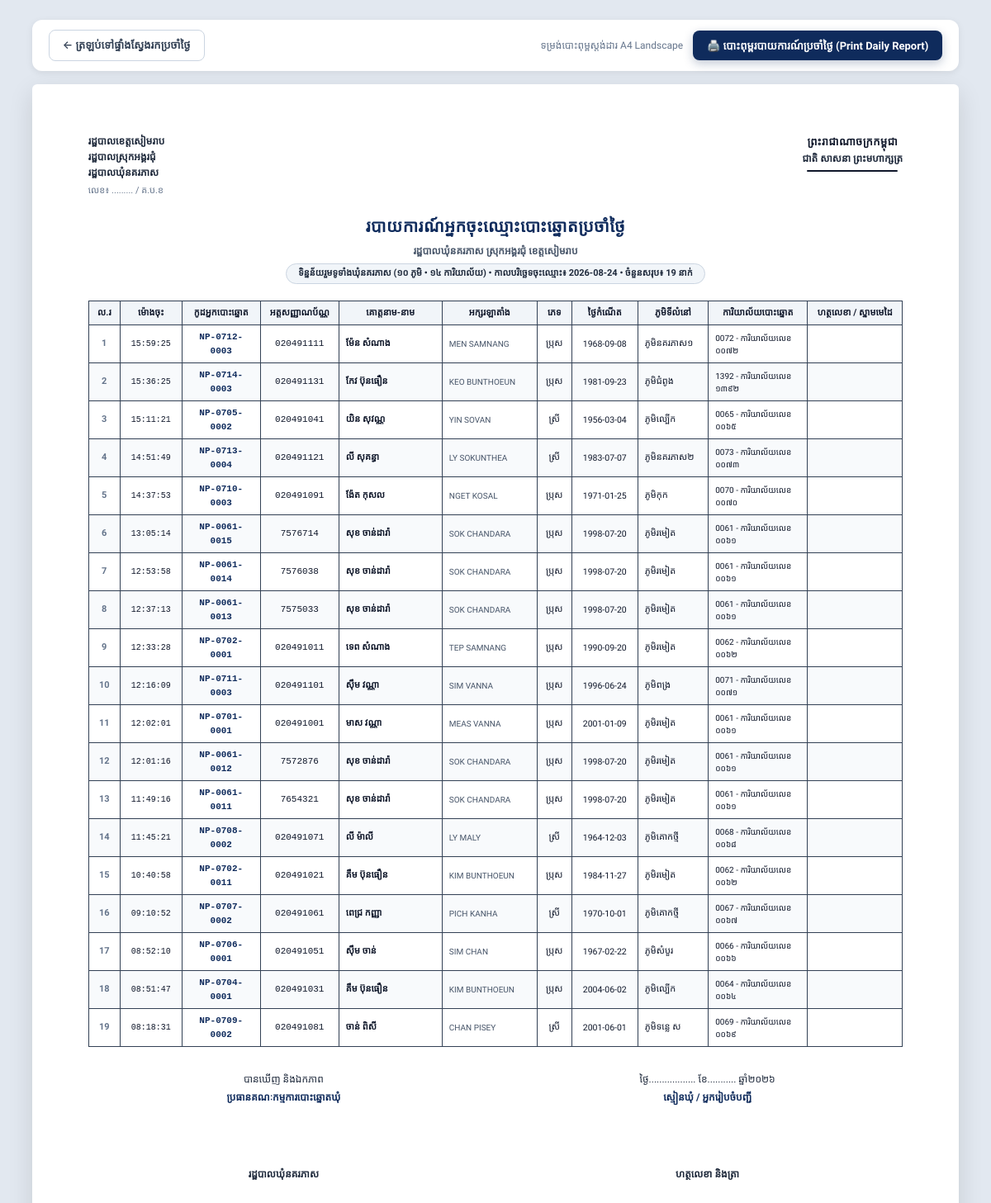
/reports/daily/print?date=2026-08-24 (signed in), run on an earlier commit of the app's database.
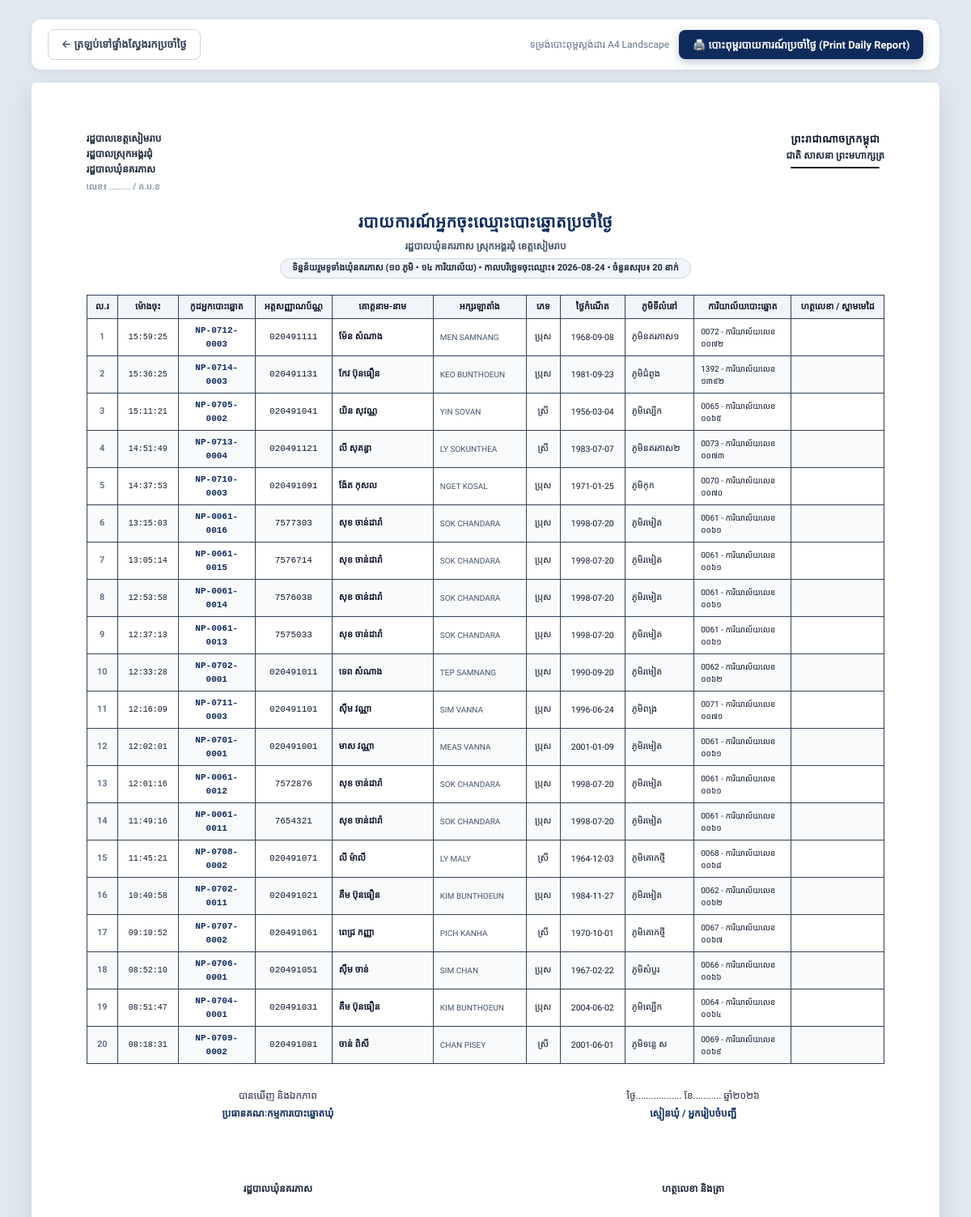
And on a later commit of the database.
### app/models.py (models this page shows, shortened)
class Voter(Base):
    __tablename__ = "voters"
    id = Column(Integer, primary_key=True, index=True)
    voter_code = Column(String(50), unique=True, index=True, nullable=False) # e.g. NP-0701-0001
    list_no = Column(Integer, nullable=False)                                # 1, 2, 3 in station
    national_id = Column(String(50), unique=True, index=True, nullable=False) # 9 or 10 digit Khmer ID card
    name_kh = Column(String(100), nullable=False)                            # ឈ្មោះខ្មែរ (e.g. ស៊ឹម ចាន់ថន)
    name_en = Column(String(100), nullable=False)                            # ឈ្មោះឡាតាំង (e.g. SIM CHANTHORN)
    gender = Column(String(20), nullable=False)                              # ប្រុស / ស្រី
    dob = Column(String(50), nullable=False)                                 # 1990-04-15 or 1990
    address = Column(String(255), nullable=True)                             # ក្រុមទី...
    village_id = Column(Integer, ForeignKey("villages.id"), nullable=False)
    station_id = Column(Integer, ForeignKey("polling_stations.id"), nullable=False)
    status = Column(String(30), default="active")                            # active, moved, deceased, suspended
    photo_url = Column(String(255), nullable=True)                          # Profile photo path
    has_voted = Column(Boolean, default=False)
    voted_at = Column(DateTime, nullable=True)
    voted_by_user_id = Column(Integer, ForeignKey("users.id"), nullable=True)
    notes = Column(Text, nullable=True)
    created_at = Column(DateTime, default=datetime.datetime.utcnow)
    updated_at = Column(DateTime, default=datetime.datetime.utcnow, onupdate=datetime.datetime.utcnow)
    village = relationship("Village", back_populates="voters")
    station = relationship("PollingStation", back_populates="voters")
    voted_by_user = relationship("User", foreign_keys=[voted_by_user_id])

class Village(Base):
    __tablename__ = "villages"
    id = Column(Integer, primary_key=True, index=True)
    code = Column(String(20), unique=True, index=True, nullable=False) # e.g. V01 to V10
    name_kh = Column(String(100), nullable=False)                     # e.g. ភូមិរមៀត
    name_en = Column(String(100), nullable=False)                     # e.g. Romiet Village
    chief_name = Column(String(100), nullable=True)                  # e.g. លោក ឈុន វុទ្ធី
    chief_phone = Column(String(50), nullable=True)                  # e.g. 012 345 678
    total_households = Column(Integer, default=0)
    created_at = Column(DateTime, default=datetime.datetime.utcnow)
    stations = relationship("PollingStation", back_populates="village")
    voters = relationship("Voter", back_populates="village")
    users = relationship("User", back_populates="village")

class PollingStation(Base):
    __tablename__ = "polling_stations"
    id = Column(Integer, primary_key=True, index=True)
    code = Column(String(20), unique=True, index=True, nullable=False) # e.g. 0701 to 0714
    name = Column(String(150), nullable=False)                         # e.g. ការិយាល័យលេខ ០៧០១
    location = Column(String(200), nullable=False)                     # e.g. សាលាបឋមសិក្សារមៀត (បន្ទប់ទី១)
    capacity = Column(Integer, default=600)                            # Maximum capacity
    village_id = Column(Integer, ForeignKey("villages.id"), nullable=True)
    officer_name = Column(String(100), nullable=True)                  # Head of polling station
    officer_phone = Column(String(50), nullable=True)
    created_at = Column(DateTime, default=datetime.datetime.utcnow)
    village = relationship("Village", back_populates="stations")
    voters = relationship("Voter", back_populates="station")
    users = relationship("User", back_populates="station")

### app/routes/report_routes.py (the view)
@router.get("/reports/daily/print", response_class=HTMLResponse)
def print_daily_registrations(
    request: Request,
    date: str = Query(..., description="Date YYYY-MM-DD"),
    village_id: str = Query("", description="Village ID"),
    station_id: str = Query("", description="Station ID"),
    db: Session = Depends(get_db)
):
    current_user = get_current_user_optional(request, db)
    if not current_user:
        return RedirectResponse(url="/login", status_code=302)
    query = db.query(Voter).filter(func.date(Voter.created_at) == date)
    village = None
    station = None
    if village_id and village_id.isdigit():
        village = db.query(Village).filter(Village.id == int(village_id)).first()
        if village:
            query = query.filter(Voter.village_id == int(village_id))
    if station_id and station_id.isdigit():
        station = db.query(PollingStation).filter(PollingStation.id == int(station_id)).first()
        if station:
            query = query.filter(Voter.station_id == int(station_id))
    voters = query.order_by(Voter.created_at.desc(), Voter.list_no.asc()).all()
    return templates.TemplateResponse(request=request, name="reports/daily_print.html", context={
        "current_user": current_user,
        "selected_date": date,
        "voters": voters,
        "village": village,
        "station": station,
        "now": datetime.datetime.now()
    })

### app/templates/reports/daily_print.html (shortened to what this page needs)
<!DOCTYPE html>
<html lang="km">
<head>
    <link rel="stylesheet" href="/static/css/style.css?v=4.0">
    <link rel="stylesheet" href="/static/css/print.css?v=4.0" media="print">
</head>
<body>
    <div class="print-toolbar">
        <a href="/reports/daily?date={{ selected_date }}" class="btn btn-outline">
            ← ត្រឡប់ទៅផ្ទាំងស្វែងរកប្រចាំថ្ងៃ
        </a>
        <div style="display: flex; align-items: center; gap: 12px;">
            <span style="font-size: 12px; color: #64748b;">ទម្រង់បោះពុម្ពស្តង់ដារ A4 Landscape</span>
            <button onclick="window.print()" class="btn btn-primary">
                🖨️ បោះពុម្ពរបាយការណ៍ប្រចាំថ្ងៃ (Print Daily Report)
            </button>
        </div>
    </div>
    <div class="sheet">
        <div class="doc-header">
            <div class="doc-header-left">
                <div>រដ្ឋបាលខេត្តសៀមរាប</div>
                <div>រដ្ឋបាលស្រុកអង្គរជុំ</div>
                <div>រដ្ឋបាលឃុំនគរភាស</div>
                <div style="font-size: 11px; font-weight: normal; color: #64748b; margin-top: 2px;">លេខ៖ ......... / គ.ប.ខ</div>
            </div>
            <div class="doc-header-right">
                <h3>ព្រះរាជាណាចក្រកម្ពុជា</h3>
                <p>ជាតិ សាសនា ព្រះមហាក្សត្រ</p>
                <div class="header-decor"></div>
            </div>
        </div>
        <div class="doc-title-block">
            <h1 class="doc-title">របាយការណ៍អ្នកចុះឈ្មោះបោះឆ្នោតប្រចាំថ្ងៃ</h1>
            <p class="doc-subtitle">
                រដ្ឋបាលឃុំនគរភាស ស្រុកអង្គរជុំ ខេត្តសៀមរាប
            </p>
            <div class="doc-badge-info">
                {% if station %}
                    {{ station.name }} (កូដ៖ {{ station.code }})
                {% elif village %}
                    ភូមិ {{ village.name_kh }} (កូដ៖ {{ village.code }})
                {% else %}
                    ទិន្នន័យរួមទូទាំងឃុំនគរភាស (១០ ភូមិ • ១៤ ការិយាល័យ)
                {% endif %}
                • <strong>កាលបរិច្ឆេទចុះឈ្មោះ៖ {{ selected_date }}</strong> • ចំនួនសរុប៖ <strong>{{ voters|length }} នាក់</strong>
            </div>
        </div>
        <table class="official-table">
            <thead>
                <tr>
                    <th style="width: 38px;">ល.រ</th>
                    <th style="width: 75px;">ម៉ោងចុះ</th>
                    <th style="width: 95px;">កូដអ្នកបោះឆ្នោត</th>
                    <th style="width: 95px;">អត្តសញ្ញាណប័ណ្ណ</th>
                    <th style="width: 125px;">គោត្តនាម-នាម</th>
                    <th style="width: 115px;">អក្សរឡាតាំង</th>
                    <th style="width: 42px;">ភេទ</th>
                    <th style="width: 80px;">ថ្ងៃកំណើត</th>
                    <th>ភូមិទីលំនៅ</th>
                    <th style="width: 120px;">ការិយាល័យបោះឆ្នោត</th>
                    <th style="width: 115px;">ហត្ថលេខា / ស្នាមមេដៃ</th>
                </tr>
            </thead>
            <tbody>
                {% if voters %}
                    {% for v in voters %}
                    <tr>
                        <td style="text-align: center; font-weight: bold; color: #64748b;">{{ loop.index }}</td>
                        <td style="font-family: monospace; text-align: center; font-size: 10px;">{{ v.created_at.strftime('%H:%M:%S') if v.created_at else '' }}</td>
                        <td style="font-family: monospace; font-weight: bold; text-align: center; color: #0f2b5c;">{{ v.voter_code }}</td>
                        <td style="font-family: monospace; text-align: center;">{{ v.national_id }}</td>
                        <td style="font-weight: bold; color: #0f172a;">{{ v.name_kh }}</td>
                        <td style="text-transform: uppercase; font-size: 10px; color: #475569;">{{ v.name_en }}</td>
                        <td style="text-align: center;">{{ v.gender }}</td>
                        <td style="text-align: center; font-size: 10.5px;">{{ v.dob }}</td>
                        <td>{{ v.village.name_kh if v.village else '' }}</td>
                        <td style="font-size: 10px;">{{ v.station.code if v.station else '' }} - {{ v.station.name if v.station else '' }}</td>
                        <td></td>
                    </tr>
                    {% endfor %}
                {% else %}
                    <tr>
                        <td colspan="11" style="text-align: center; padding: 25px; color: #64748b;">
                            មិនមានទិន្នន័យអ្នកចុះឈ្មោះក្នុងថ្ងៃទី {{ selected_date }} នេះឡើយ
                        </td>
                    </tr>
                {% endif %}
            </tbody>
        </table>
        <div class="signature-grid">
            <div class="signature-box">
                <p>បានឃើញ និងឯកភាព</p>
                <p class="signature-title">ប្រធានគណៈកម្មការបោះឆ្នោតឃុំ</p>
                <div class="signature-space"></div>
                <p style="font-weight: bold;">រដ្ឋបាលឃុំនគរភាស</p>
            </div>
            <div class="signature-box">
                <p>ថ្ងៃ.................. ខែ........... ឆ្នាំ២០២៦</p>
                <p class="signature-title">ស្មៀនឃុំ / អ្នករៀបចំបញ្ជី</p>
                <div class="signature-space"></div>
                <p style="font-weight: bold;">ហត្ថលេខា និងត្រា</p>
            </div>
        </div>
    </div>
</body>
</html>

### app/static/css/style.css (style rules this page uses)
:root { --font-body: 'Kantumruy Pro', 'Siemreap', 'Battambang', 'Outfit', system-ui, -apple-system, sans-serif; --font-heading: 'Kantumruy Pro', 'Siemreap', 'Battambang', sans-serif; --font-khmer-title: 'Moul', cursive; --font-khmer-bold: 'Kantumruy Pro', 'Battambang', sans-serif; --color-primary: #0f2b5c; --color-primary-light: #1e3a8a; --color-primary-dark: #0a1c3d; --color-accent: #d4af37; --color-accent-hover: #b89628; --color-success: #10b981; --color-success-bg: #ecfdf5; --color-warning: #f59e0b; --color-warning-bg: #fffbeb; --color-danger: #ef4444; --color-danger-bg: #fef2f2; --color-info: #3b82f6; --color-info-bg: #eff6ff; --bg-main: #f8fafc; --bg-card: #ffffff; --border-color: #e2e8f0; --text-main: #1e293b; --text-muted: #64748b; --shadow-sm: 0 1px 2px 0 rgb(0 0 0 / 0.05); --shadow-md: 0 4px 6px -1px rgb(0 0 0 / 0.1), 0 2px 4px -2px rgb(0 0 0 / 0.1); --shadow-lg: 0 10px 15px -3px rgb(0 0 0 / 0.1), 0 4px 6px -4px rgb(0 0 0 / 0.1); --shadow-xl: 0 20px 25px -5px rgb(0 0 0 / 0.1), 0 8px 10px -6px rgb(0 0 0 / 0.1); --radius-md: 12px; --radius-lg: 16px; --radius-xl: 24px; }
* { margin: 0; padding: 0; box-sizing: border-box; }
html { height: 100%; width: 100%; }
body { font-family: var(--font-body); background-color: var(--bg-main); color: var(--text-main); min-height: 100%; width: 100%; margin: 0; padding: 0; line-height: 1.65; -webkit-font-smoothing: antialiased; -moz-osx-font-smoothing: grayscale; text-rendering: optimizeLegibility; }
.btn { display: inline-flex; align-items: center; justify-content: center; gap: 8px; padding: 9px 18px; font-size: 0.925rem; font-weight: 600; font-family: var(--font-body); border-radius: var(--radius-md); cursor: pointer; transition: all 0.2s cubic-bezier(0.4, 0, 0.2, 1); border: 1px solid transparent; text-decoration: none; white-space: nowrap; }
.btn-primary { background: linear-gradient(135deg, #0f2b5c 0%, #1e3a8a 100%); color: white; box-shadow: 0 4px 12px rgba(15, 43, 92, 0.25); }
.btn-outline { background: transparent; border-color: var(--border-color); color: var(--text-main); }

What changed in the data, as far as the page shows it:
added Voter: created_at "13:15:03", voter_code "NP-0061-0016", national_id "7577303", name_kh "សុខ ចាន់ដារ៉ា", name_en "SOK CHANDARA", gender "ប្រុស", dob "1998-07-20", village "ភូមិរមៀត", station "0061", station "ការិយាល័យលេខ ០០៦១"
Also different on the page:
{{ voters|length }}: "19" → "20"
